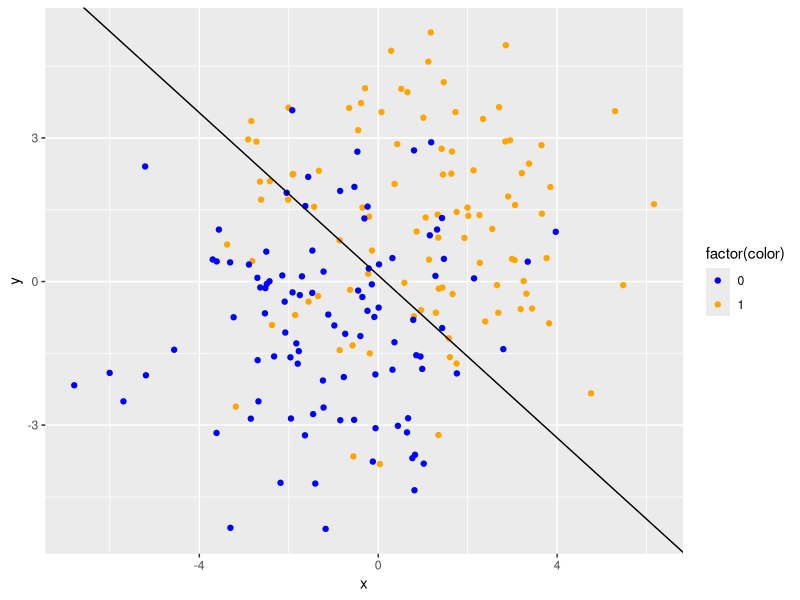
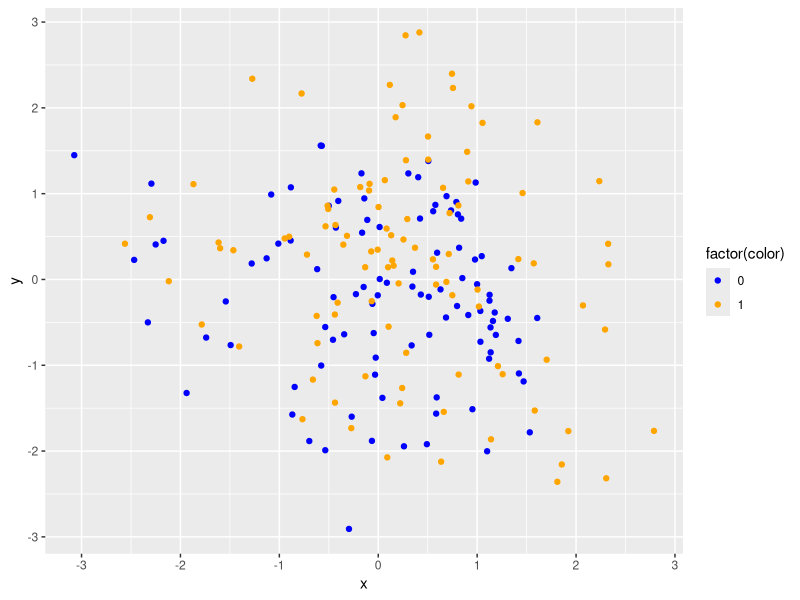

Reproduce these figures in R, in order. (Note: this script raises an error after producing the figures.)
## ---- chunk 1
library(tidyverse)
library(mvtnorm)
## ---- chunk 2
rnorm(n = 10, mean = 1, sd = 2)
## ---- chunk 3
rmvnorm(n = 10, mean = c(1, 2), sigma = diag(c(3, 4)))
## ---- chunk 4
diag(c(3, 4))
## ---- chunk 5
diag(5)
## ---- chunk 6
orange_center <- c(1, 1)
blue_center <- c(-1, -1)

orange <- tibble(x = rnorm(100, mean = orange_center[1], sd = 2),
                 y = rnorm(100, mean = orange_center[2], sd = 2), color = 1)
blue <- tibble(x = rnorm(100, mean = -1, sd = 2),
               y = rnorm(100, mean = -1, sd = 2), color = 0)
training <- rbind(orange, blue)
## ---- chunk 7
head(training)
## ---- chunk 8
fit <- lm(color ~ x + y, data = training)
## ---- chunk 9
summary(fit)
## ---- chunk 10
intercept <- coef(fit)[1]
coef_x <- coef(fit)[2]
coef_y <- coef(fit)[3]
## ---- chunk 11
ggplot(data = training) +
  geom_point(mapping = aes(x = x, y = y, color = factor(color))) +
  scale_color_manual(values = c("0" = "blue", "1" = "orange")) +
  geom_abline(intercept = (intercept - 0.5) / (-coef_y), slope = coef_x / (-coef_y))
## ---- chunk 12
orange_centers <- tibble(x = rnorm(10, 0, 1), y = rnorm(10, 0, 1))
blue_centers <- tibble(x = rnorm(10, 0, 1), y = rnorm(10, 0, 1))
## ---- chunk 13
orange_matrix <- matrix(, nrow = 100, ncol = 3)
blue_matrix <- matrix(,nrow = 100, ncol = 3)

for (i in 1:100) {
  rand_blue <- sample(1:10)
  rand_orange <- sample(1:10)
  
  blue_center <- c(blue_centers$x[rand_blue], blue_centers$y[rand_blue])
  orange_center <- c(orange_centers$x[rand_orange], orange_centers$y[rand_orange])
  
  blue_point <- rnorm(2, mean = blue_center, sd = sqrt(1/5))
  orange_point <- rnorm(2, mean = orange_center, sd = sqrt(1/5))
  
  blue_matrix[i, ] <- c(blue_point, 0)
  orange_matrix[i, ] <- c(orange_point, 1)
}

colnames(blue_matrix) <- c("x", "y", "color")
colnames(orange_matrix) <- c("x", "y", "color")

blue <- as_tibble(blue_matrix)
orange <- as_tibble(orange_matrix)

training <- rbind(blue, orange)
## ---- chunk 14
ggplot(data = training) +
  geom_point(mapping = aes(x = x, y = y, color = factor(color))) +
  scale_color_manual(values = c("0" = "blue", "1" = "orange"))
## ---- chunk 15
{r}
training_frame = as.data.frame(training)
knn_model <- train(
  as.factor(color) ~ x + y,
  data = training_frame,
  method = "knn"
)

knn_grid <- expand.grid(x = seq(-3, 3, by = 0.05), y = seq(-3, 3, by = 0.05))

knn_pred_grid <- predict(knn_model, newdata = knn_grid)

predicted_probs <- matrix(as.numeric(knn_pred_grid),
                          nrow = length(seq(-3, 3, by = 0.05)),
                          ncol = length(seq(-3, 3, by = 0.05)))

contour(seq(-3, 3, by = 0.05), seq(-3, 3, by = 0.05), predicted_probs, main = "KNN Decision Boundary")

points(knn_grid, pch = ".", cex = 5, col = knn_pred_grid)
box()
